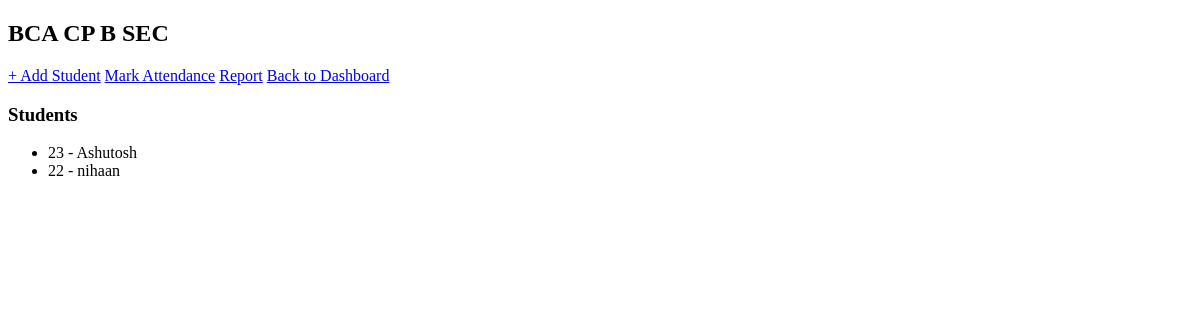
Page /class/1 (signed in) on the earlier database version.
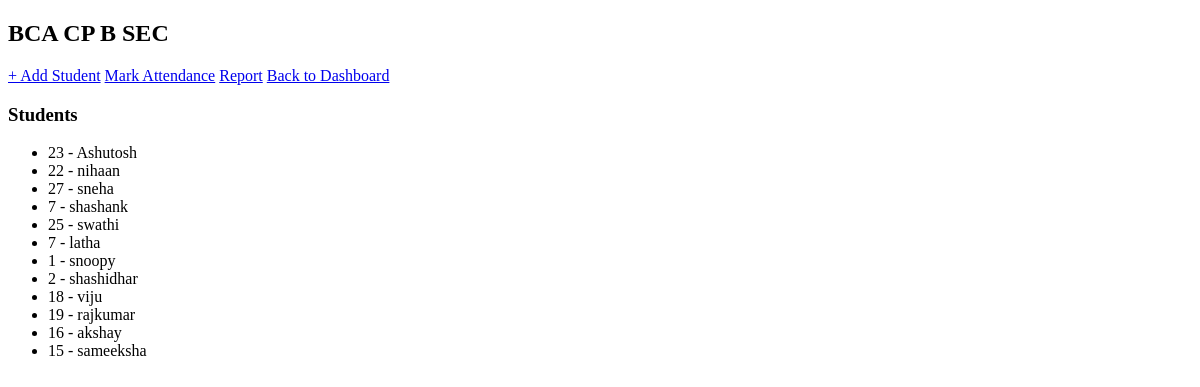
Same page on the later database version.
### models/models.py (models this page shows)
class Student(db.Model):
    id = db.Column(db.Integer, primary_key=True)
    user_id = db.Column(db.Integer, db.ForeignKey('user.id'), nullable=False)
    roll_number = db.Column(db.String(20), nullable=False)
    class_id = db.Column(db.Integer, db.ForeignKey('student_class.id'), nullable=False)
    student_user = db.relationship('User')

class User(db.Model, UserMixin):
    id = db.Column(db.Integer, primary_key=True)
    name = db.Column(db.String(100), nullable=False)
    email = db.Column(db.String(100), unique=True, nullable=False)
    password_hash = db.Column(db.String(200), nullable=False)
    role = db.Column(db.String(20), nullable=False)  # 'teacher' or 'student'

### routes/teacher_routes.py (the view)
@teacher.route('/class/<int:class_id>')
@login_required
def view_class(class_id):
    if current_user.role != 'teacher':
        return "Access denied. Teachers only.", 403
    class_obj = StudentClass.query.get_or_404(class_id)
    if class_obj.teacher_id != current_user.id:
        return "Access denied. Not your class.", 403
    students = Student.query.filter_by(class_id=class_id).all()
    return render_template('view_class.html', class_obj=class_obj, students=students)

### app.py (called while the page is built)
@login_manager.user_loader
def load_user(user_id):
    return User.query.get(int(user_id))

### templates/view_class.html (shortened to what this page needs)
<!DOCTYPE html>
<html>
<head><title>{{ class_obj.class_name }}</title></head>
<body>
    <h2>{{ class_obj.class_name }}</h2>
    <a href="{{ url_for('teacher.add_student', class_id=class_obj.id) }}">+ Add Student</a>
    <a href="{{ url_for('teacher.mark_attendance', class_id=class_obj.id) }}">Mark Attendance</a>
    <a href="{{ url_for('teacher.class_report', class_id=class_obj.id) }}" class="btn btn-outline-success"> Report</a>
    <a href="{{ url_for('teacher.dashboard') }}">Back to Dashboard</a>
    <h3>Students</h3>
    <ul>
        {% for s in students %}
            <li>{{ s.roll_number }} - {{ s.student_user.name if s.student_user else 'Unknown' }}</li>
        {% else %}
            <li>No students yet.</li>
        {% endfor %}
    </ul>
</body>
</html>

Differences in the rows shown:
added Student: roll_number "27", student_user "sneha"
added Student: roll_number "7", student_user "shashank"
added Student: roll_number "25", student_user "swathi"
added Student: roll_number "7", student_user "latha"
added Student: roll_number "1", student_user "snoopy"
added Student: roll_number "2", student_user "shashidhar"
added Student: roll_number "18", student_user "viju"
added Student: roll_number "19", student_user "rajkumar"
added Student: roll_number "16", student_user "akshay"
added Student: roll_number "15", student_user "sameeksha"
